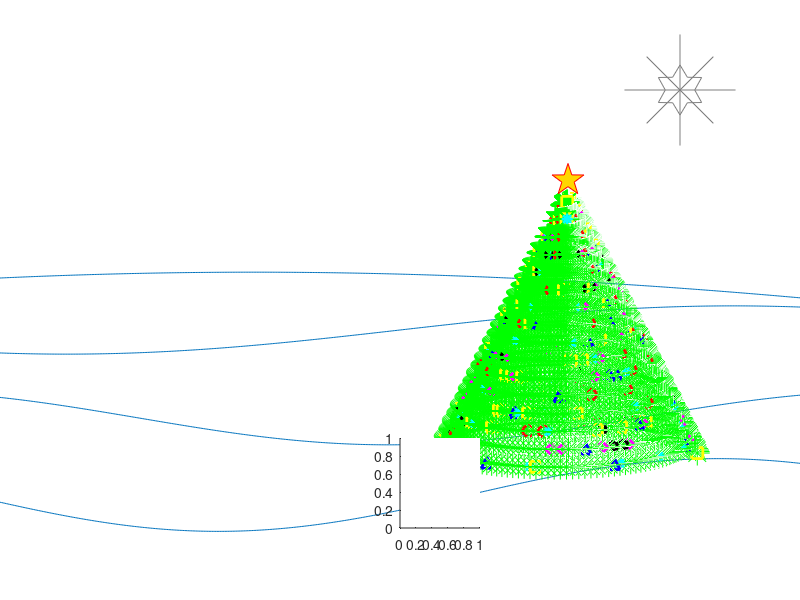

Recreate this plot in MATLAB. (Note: this script raises an error after producing the figure.)
%% setup the fig
h1 = figure('Position',[50 50 800 600],'Color','w');

%% Put background snowdrifts and star
axes('Position',[0 0.5 1 .05]);
ezplot('sin(.1*x+1.8)'); axis off; title('');

axes('Position',[0 0.4 1 .1]);
ezplot('sin(.3*x)'); axis off; title('');

axes('Position',[0 0.25 1 .1]);
ezplot('sin(.4*x-1.5)'); axis off; title('');

axes('Position',[0 0.1 1 .15]);
ezplot('cos(.4*x-2)'); axis off; title('');

axes('Position',[0.75 0.75 0.2 0.2]);
plot(1,1,'x','markersize',48,'markeredgecolor',[.5 .5 .5]);
axis off; title(''); hold on;
plot(1,1,'h','markersize',36,'markeredgecolor',[.5 .5 .5]);
plot(1,1,'+','markersize',80,'markeredgecolor',[.5 .5 .5]);
hold off;

%% Put tree on and decorate it

axes('Position',[0.55 0.2 0.4 0.6]);
z = 0:.05:100;
x = cos(z); x = (101-z).*x;
y = sin(z); y = (101-z).*y;
plot3(x,y,z,'g*','markersize',18); axis off; view(0,10);
hold all;
% star on top
plot3(0,0,107,'p','markersize',24,'markerfacecolor',[1 .8431 0],...
'markeredgecolor','r');
% plot ornaments
k = rand(size(x));
k1 = k > .97;
k2 = k>.94 & k<.97;
k3 = k>.91 & k<.94;
k4 = k>.88 & k<.91;
k5 = k>.85 & k<.88;
k6 = k>.82 & k<.85;
plot3(x(k1),y(k1),z(k1),'ro','markersize',8,'linewidth',2); axis off; view(0,10);
plot3(x(k2),y(k2),z(k2),'ys','markersize',8,'linewidth',2); axis off; view(0,10);
plot3(x(k3),y(k3),z(k3),'md','markersize',8,'linewidth',2); axis off; view(0,10);
plot3(x(k4),y(k4),z(k4),'b^','markersize',8,'linewidth',2); axis off; view(0,10);
plot3(x(k5),y(k5),z(k5),'kh','markersize',8,'linewidth',2); axis off; view(0,10);
plot3(x(k6),y(k6),z(k6),'c*','markersize',8,'linewidth',2); axis off; view(0,10);

hold off;

%% Put presents under the tree
axes('Position',[0.5 0.12 0.1 0.15]);
colormap(hot*.7); surf(membrane,membrane); shading flat; axis off; view(300,20);
axes('Position',[0.57 0.1 0.1 0.15]);
surf(membrane); shading flat; axis off; view(300,20);
axes('Position',[0.63 0.08 0.1 0.15]);
surf(membrane); shading flat; axis off; view(300,20);
axes('Position',[0.7 0.08 0.1 0.15]);
surf(membrane); shading flat; axis off; view(300,20);
axes('Position',[0.77 0.1 0.1 0.15]);
surf(membrane); shading flat; axis off; view(300,20);
axes('Position',[0.83 0.13 0.1 0.15]);
surf(membrane); shading flat; axis off; view(300,20);

%% Overlay snowflakes

%% Text greeting

axes('Position',[.05 .6 .5 .5]); axis off;
text(.08,.55,'Seasons Greetings!','fontsize',30,'color','r',...
'fontname','Garamond','fontweight','bold');
text(.07,.31,'Best wishes and have a great 2009','fontsize',20,...
'color',[0 .4 0],'fontname','Garamond');
text(.07,.18,'solving problems with MATLAB!','fontsize',20,...
'color',[0 .4 0],'fontname','Garamond');
text(.07,.05,'From everyone at blinkdagger.com!','fontsize',20,...
'color',[0 .4 0],'fontname','Garamond');